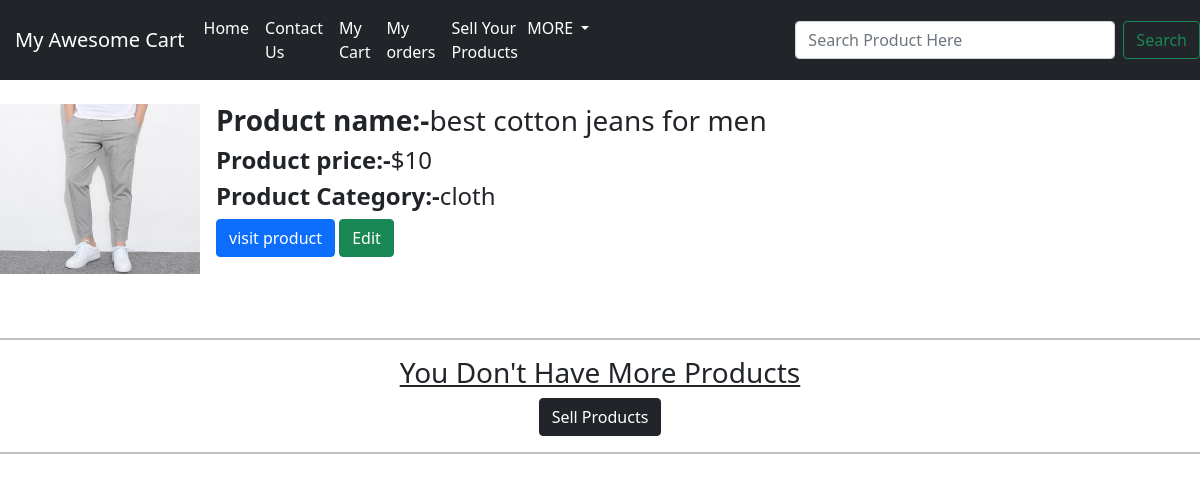
Page /shop/yourproduct/ (signed in) on the earlier database version.
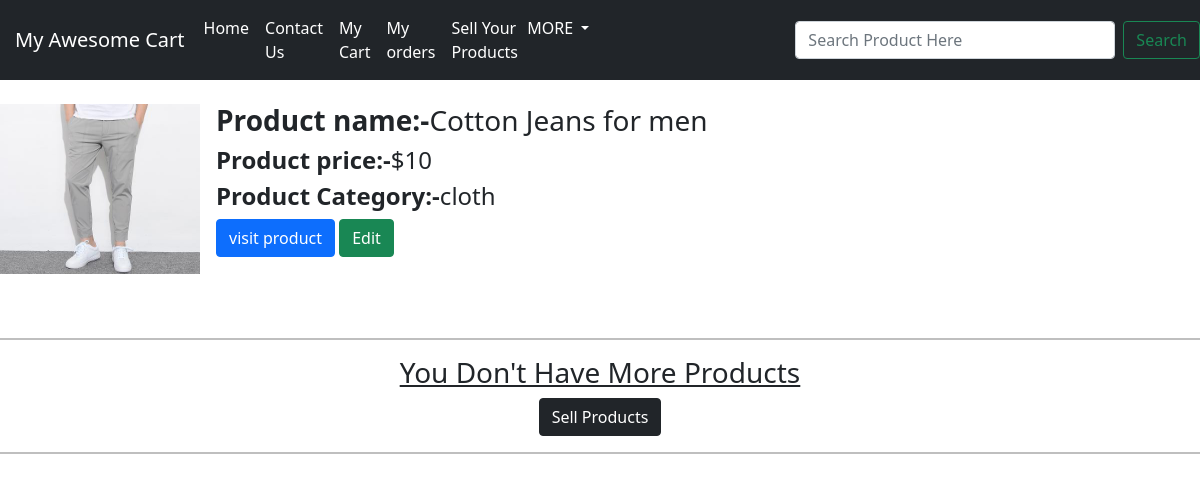
Same page on the later database version.
### shop/models.py (models this page shows, shortened)
class Product(models.Model):
    product_id=models.AutoField
    product_name=models.CharField(max_length=150)
    category=models.CharField(max_length=30, default="")
    subcategory=models.CharField(max_length=50, default="")
    price=models.CharField(max_length=10, default="0")
    des=models.CharField(max_length=10000)
    admin_id=models.IntegerField(default="")
    image=models.ImageField(upload_to="shop/images")

### shop/views.py (the view)
# urls.py: path('yourproduct/', views.yourproduct,       name="yourproduct"),
def yourproduct(requests):
    product = Product.objects.all()
    context={'product':product}
    return render(requests, 'shop/yourproduct.html',context)

### templates/shop/yourproduct.html (shortened to what this page needs)
{% extends 'shop/basic.html' %}
{%block body%}
{%if user.is_authenticated%}
{% for product in product %}
{% if request.user.id == product.admin_id %}
<br>
<div class="d-flex position-relative">
  <img src="/media/{{product.image}}" class="flex-shrink-0 me-3" alt="...">
  <div>
    <h3 class="mt-0"><b>Product name:-</b>{{product.product_name}}</h3>
    <h4><b>Product price:-</b>${{product.price}}</h4>
    <h4><b>Product Category:-</b>{{product.category}}</h4>
    <a href="/shop/productview/{{product.id}}"><button class="btn btn-primary">visit product</button></a>
    <a href="/shop/edit/{{product.id}}"><button class="btn btn-success">Edit</button></a>
  </div>
</div>
<br>
<br>
{% endif %}
{% endfor %}
<hr style="height:2px;color:black;"></hr>
<center><h3><u>You Don't Have More Products</u></h3>
<a href="/shop/sellproduct"><button class="btn btn-dark">Sell Products</button></a></center>
<hr style="height:2px;color:black;"></hr><br>
{% else %}
<center><h2>Please sign in to see your Selled Products</h2>
<a href="/" class="btn btn-danger">Sign in Here</a></center>
{% endif %}
{%endblock%}

Differences in the rows shown:
removed Product: image (picture), product_name "best cotton jeans for men", price "10", category "cloth"
added Product: image (picture), product_name "Cotton Jeans for men", price "10", category "cloth"
